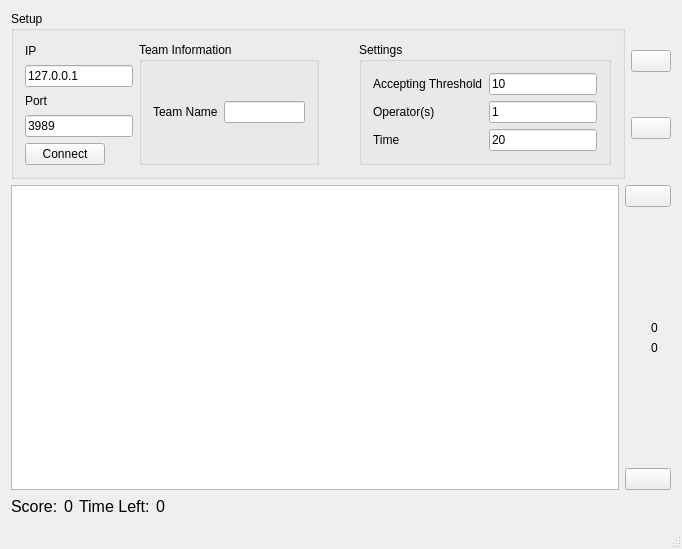
<?xml version="1.0" encoding="UTF-8"?>
<ui version="4.0">
 <class>MainWindow</class>
 <widget class="QMainWindow" name="MainWindow">
  <property name="geometry">
   <rect>
    <x>0</x>
    <y>0</y>
    <width>682</width>
    <height>549</height>
   </rect>
  </property>
  <property name="sizePolicy">
   <sizepolicy hsizetype="Preferred" vsizetype="Fixed">
    <horstretch>0</horstretch>
    <verstretch>0</verstretch>
   </sizepolicy>
  </property>
  <property name="windowTitle">
   <string>RoboCup Virtual Robot League</string>
  </property>
  <widget class="QWidget" name="centralWidget">
   <layout class="QGridLayout" name="gridLayout_4">
    <item row="0" column="0" colspan="2">
     <widget class="QGroupBox" name="groupBox">
      <property name="title">
       <string>Setup</string>
      </property>
      <layout class="QGridLayout" name="gridLayout_3">
       <item row="0" column="0">
        <layout class="QVBoxLayout" name="verticalLayout">
         <item>
          <widget class="QLabel" name="lblIP">
           <property name="sizePolicy">
            <sizepolicy hsizetype="Fixed" vsizetype="Preferred">
             <horstretch>0</horstretch>
             <verstretch>0</verstretch>
            </sizepolicy>
           </property>
           <property name="text">
            <string>IP</string>
           </property>
          </widget>
         </item>
         <item>
          <widget class="QLineEdit" name="txtIP">
           <property name="sizePolicy">
            <sizepolicy hsizetype="Fixed" vsizetype="Fixed">
             <horstretch>0</horstretch>
             <verstretch>0</verstretch>
            </sizepolicy>
           </property>
           <property name="text">
            <string>127.0.0.1</string>
           </property>
          </widget>
         </item>
         <item>
          <widget class="QLabel" name="lblPort">
           <property name="sizePolicy">
            <sizepolicy hsizetype="Fixed" vsizetype="Preferred">
             <horstretch>0</horstretch>
             <verstretch>0</verstretch>
            </sizepolicy>
           </property>
           <property name="text">
            <string>Port</string>
           </property>
          </widget>
         </item>
         <item>
          <widget class="QLineEdit" name="txtPort">
           <property name="sizePolicy">
            <sizepolicy hsizetype="Fixed" vsizetype="Fixed">
             <horstretch>0</horstretch>
             <verstretch>0</verstretch>
            </sizepolicy>
           </property>
           <property name="inputMask">
            <string/>
           </property>
           <property name="text">
            <string>3989</string>
           </property>
           <property name="frame">
            <bool>true</bool>
           </property>
          </widget>
         </item>
         <item>
          <widget class="QPushButton" name="btnConnect">
           <property name="sizePolicy">
            <sizepolicy hsizetype="Fixed" vsizetype="Fixed">
             <horstretch>0</horstretch>
             <verstretch>0</verstretch>
            </sizepolicy>
           </property>
           <property name="text">
            <string>Connect</string>
           </property>
          </widget>
         </item>
        </layout>
       </item>
       <item row="0" column="1">
        <widget class="QGroupBox" name="groupBox_3">
         <property name="title">
          <string>Team Information</string>
         </property>
         <layout class="QGridLayout" name="gridLayout_5">
          <item row="0" column="0">
           <widget class="QLabel" name="label_3">
            <property name="text">
             <string>Team Name</string>
            </property>
           </widget>
          </item>
          <item row="0" column="1">
           <widget class="QLineEdit" name="lineEdit">
            <property name="enabled">
             <bool>true</bool>
            </property>
            <property name="sizePolicy">
             <sizepolicy hsizetype="Preferred" vsizetype="Fixed">
              <horstretch>0</horstretch>
              <verstretch>0</verstretch>
             </sizepolicy>
            </property>
           </widget>
          </item>
         </layout>
        </widget>
       </item>
       <item row="0" column="2">
        <spacer name="horizontalSpacer_4">
         <property name="orientation">
          <enum>Qt::Horizontal</enum>
         </property>
         <property name="sizeHint" stdset="0">
          <size>
           <width>61</width>
           <height>112</height>
          </size>
         </property>
        </spacer>
       </item>
       <item row="0" column="3">
        <widget class="QGroupBox" name="groupBox_2">
         <property name="title">
          <string>Settings</string>
         </property>
         <layout class="QGridLayout" name="gridLayout">
          <item row="0" column="0">
           <widget class="QLabel" name="lblThreshold">
            <property name="sizePolicy">
             <sizepolicy hsizetype="Fixed" vsizetype="Preferred">
              <horstretch>0</horstretch>
              <verstretch>0</verstretch>
             </sizepolicy>
            </property>
            <property name="text">
             <string>Accepting Threshold</string>
            </property>
           </widget>
          </item>
          <item row="0" column="1">
           <widget class="QLineEdit" name="txtThreshold">
            <property name="sizePolicy">
             <sizepolicy hsizetype="Fixed" vsizetype="Fixed">
              <horstretch>0</horstretch>
              <verstretch>0</verstretch>
             </sizepolicy>
            </property>
            <property name="text">
             <string>10</string>
            </property>
           </widget>
          </item>
          <item row="1" column="0">
           <widget class="QLabel" name="label">
            <property name="text">
             <string>Operator(s)</string>
            </property>
           </widget>
          </item>
          <item row="1" column="1">
           <widget class="QLineEdit" name="txtOperators">
            <property name="sizePolicy">
             <sizepolicy hsizetype="Fixed" vsizetype="Fixed">
              <horstretch>0</horstretch>
              <verstretch>0</verstretch>
             </sizepolicy>
            </property>
            <property name="text">
             <string>1</string>
            </property>
           </widget>
          </item>
          <item row="2" column="0">
           <widget class="QLabel" name="lblTimer">
            <property name="text">
             <string>Time</string>
            </property>
           </widget>
          </item>
          <item row="2" column="1">
           <widget class="QLineEdit" name="txtTimer">
            <property name="sizePolicy">
             <sizepolicy hsizetype="Fixed" vsizetype="Fixed">
              <horstretch>0</horstretch>
              <verstretch>0</verstretch>
             </sizepolicy>
            </property>
            <property name="inputMask">
             <string/>
            </property>
            <property name="text">
             <string>20</string>
            </property>
           </widget>
          </item>
         </layout>
        </widget>
       </item>
      </layout>
     </widget>
    </item>
    <item row="0" column="2">
     <layout class="QVBoxLayout" name="verticalLayout_3">
      <item>
       <widget class="QPushButton" name="btnStart">
        <property name="text">
         <string/>
        </property>
        <property name="iconSize">
         <size>
          <width>32</width>
          <height>32</height>
         </size>
        </property>
       </widget>
      </item>
      <item>
       <widget class="QPushButton" name="btnStop">
        <property name="text">
         <string/>
        </property>
        <property name="iconSize">
         <size>
          <width>32</width>
          <height>32</height>
         </size>
        </property>
       </widget>
      </item>
     </layout>
    </item>
    <item row="1" column="0">
     <widget class="QGraphicsView" name="graphicsView"/>
    </item>
    <item row="1" column="1" colspan="2">
     <layout class="QVBoxLayout" name="verticalLayout_4">
      <item>
       <widget class="QPushButton" name="btnZoom">
        <property name="text">
         <string/>
        </property>
        <property name="iconSize">
         <size>
          <width>32</width>
          <height>32</height>
         </size>
        </property>
       </widget>
      </item>
      <item>
       <spacer name="verticalSpacer">
        <property name="orientation">
         <enum>Qt::Vertical</enum>
        </property>
        <property name="sizeHint" stdset="0">
         <size>
          <width>20</width>
          <height>40</height>
         </size>
        </property>
       </spacer>
      </item>
      <item>
       <layout class="QVBoxLayout" name="verticalLayout_2">
        <item>
         <layout class="QHBoxLayout" name="horizontalLayout">
          <item>
           <widget class="QLabel" name="lblRVict">
            <property name="text">
             <string/>
            </property>
           </widget>
          </item>
          <item>
           <widget class="QLabel" name="lblRVictCount">
            <property name="text">
             <string>0</string>
            </property>
           </widget>
          </item>
         </layout>
        </item>
        <item>
         <layout class="QHBoxLayout" name="horizontalLayout_3">
          <item>
           <widget class="QLabel" name="lblVict">
            <property name="text">
             <string/>
            </property>
           </widget>
          </item>
          <item>
           <widget class="QLabel" name="lblVictCount">
            <property name="text">
             <string>0</string>
            </property>
           </widget>
          </item>
         </layout>
        </item>
       </layout>
      </item>
      <item>
       <spacer name="verticalSpacer_2">
        <property name="orientation">
         <enum>Qt::Vertical</enum>
        </property>
        <property name="sizeHint" stdset="0">
         <size>
          <width>20</width>
          <height>40</height>
         </size>
        </property>
       </spacer>
      </item>
      <item>
       <widget class="QPushButton" name="btnZoomOut">
        <property name="text">
         <string/>
        </property>
        <property name="iconSize">
         <size>
          <width>32</width>
          <height>32</height>
         </size>
        </property>
       </widget>
      </item>
     </layout>
    </item>
    <item row="2" column="0">
     <layout class="QHBoxLayout" name="horizontalLayout_2">
      <property name="sizeConstraint">
       <enum>QLayout::SetFixedSize</enum>
      </property>
      <item>
       <widget class="QLabel" name="lblScore">
        <property name="sizePolicy">
         <sizepolicy hsizetype="Fixed" vsizetype="Minimum">
          <horstretch>0</horstretch>
          <verstretch>0</verstretch>
         </sizepolicy>
        </property>
        <property name="font">
         <font>
          <pointsize>12</pointsize>
         </font>
        </property>
        <property name="text">
         <string>Score:</string>
        </property>
       </widget>
      </item>
      <item>
       <widget class="QLabel" name="lblScoreRes">
        <property name="font">
         <font>
          <pointsize>12</pointsize>
         </font>
        </property>
        <property name="text">
         <string>0</string>
        </property>
       </widget>
      </item>
      <item>
       <widget class="QLabel" name="lblCounter">
        <property name="sizePolicy">
         <sizepolicy hsizetype="Fixed" vsizetype="Preferred">
          <horstretch>0</horstretch>
          <verstretch>0</verstretch>
         </sizepolicy>
        </property>
        <property name="font">
         <font>
          <pointsize>12</pointsize>
         </font>
        </property>
        <property name="text">
         <string>Time Left:</string>
        </property>
       </widget>
      </item>
      <item>
       <widget class="QLabel" name="lblTimeRes">
        <property name="font">
         <font>
          <pointsize>12</pointsize>
         </font>
        </property>
        <property name="text">
         <string>0</string>
        </property>
       </widget>
      </item>
      <item>
       <spacer name="horizontalSpacer_2">
        <property name="orientation">
         <enum>Qt::Horizontal</enum>
        </property>
        <property name="sizeHint" stdset="0">
         <size>
          <width>40</width>
          <height>20</height>
         </size>
        </property>
       </spacer>
      </item>
     </layout>
    </item>
   </layout>
  </widget>
  <widget class="QMenuBar" name="menuBar">
   <property name="geometry">
    <rect>
     <x>0</x>
     <y>0</y>
     <width>682</width>
     <height>21</height>
    </rect>
   </property>
  </widget>
  <widget class="QStatusBar" name="statusBar"/>
 </widget>
 <layoutdefault spacing="6" margin="11"/>
 <resources/>
 <connections/>
</ui>
